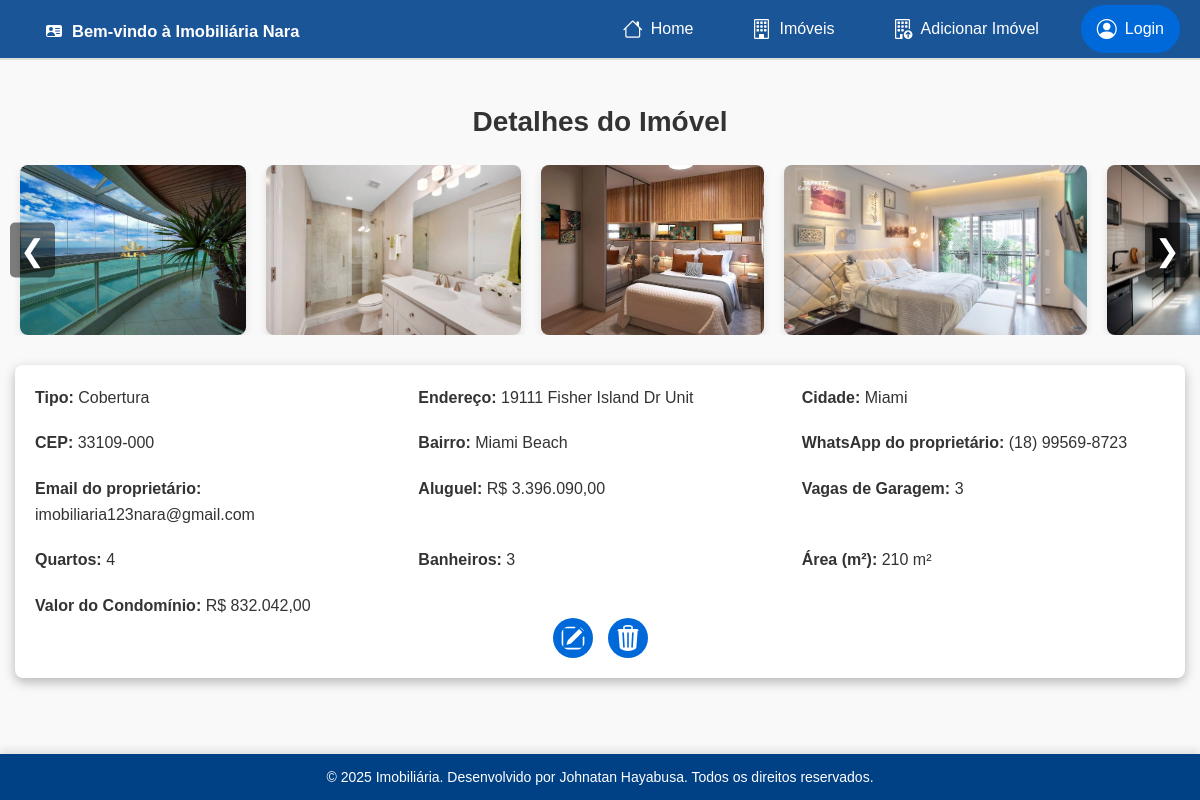
The app's page /pages/property_details.php?id=23 with its own data.
### tables this page shows
CREATE TABLE `property` (
  `id` int(11) NOT NULL,
  `type` varchar(50) NOT NULL,
  `address` varchar(255) NOT NULL,
  `city` varchar(100) NOT NULL,
  `postal_code` varchar(10) NOT NULL,
  `neighborhood` varchar(100) NOT NULL,
  `owner_whatsapp` varchar(20) NOT NULL,
  `owner_email` varchar(100) NOT NULL,
  `property_status` varchar(50) NOT NULL,
  `rent_value` decimal(10,2) DEFAULT NULL,
  `sale_value` decimal(10,2) DEFAULT NULL,
  `garage_spaces` int(11) NOT NULL,
  `bedrooms` int(11) NOT NULL,
  `bathrooms` int(11) NOT NULL,
  `area` int(11) NOT NULL,
  `condominium` tinyint(1) NOT NULL DEFAULT 0,
  `condominium_value` decimal(10,2) DEFAULT NULL,
  `created_at` timestamp NOT NULL DEFAULT current_timestamp(),
  `images` text DEFAULT NULL,
  `user_id` int(11) NOT NULL
);

### pages/property_details.php (the view, shortened to what this page needs)
<?php
include('../includes/db.php');
include('../includes/header.php');
if (isset($_GET['id'])) {
    $property_id = $_GET['id'];
    $sql = "SELECT * FROM property WHERE id = :id";
    $stmt = $pdo->prepare($sql);
    $stmt->execute([':id' => $property_id]);
    $property = $stmt->fetch();
    if ($property) {
?>
        <!DOCTYPE html>
        <html lang="pt-br">
        <head>
            <link rel="stylesheet" href="../assets/css/global.css">
            <link rel="stylesheet" href="../assets/css/property_details.css">
        </head>
        <body>
            <main>
                <h1>Detalhes do Imóvel</h1>
                <div class="property-carousel">
                    <div class="carousel-container">
                        <?php
                        if (isset($property['images']) && !empty($property['images'])) {
                            $images = explode(',', $property['images']);
                            foreach ($images as $image) {
                                $imagePath = '../uploads/' . $image;
                                if (file_exists($imagePath)) {
                                    echo "<img src='$imagePath' alt='Imagem do Imóvel' class='carousel-image'>";
                                } else {
                                    echo "<p class='image-error'>Imagem não encontrada.</p>";
                                }
                            }
                        } else {
                            echo "<p class='image-error'>Imagens não disponíveis para este imóvel.</p>";
                        }
                        ?>
                    </div>
                    <button class="carousel-prev" onclick="moveSlide(-1)">&#10094;</button>
                    <button class="carousel-next" onclick="moveSlide(1)">&#10095;</button>
                </div>
                <form action="update_property.php" method="POST" id="propertyForm">
                    <div class="property-details">
                        <div class="details-grid">
                            <div><strong>Tipo:</strong> <span class="editable-field" data-field="type"><?= $property['type'] ?></span></div>
                            <div><strong>Endereço:</strong> <span class="editable-field" data-field="address"><?= $property['address'] ?></span></div>
                            <div><strong>Cidade:</strong> <span class="editable-field" data-field="city"><?= $property['city'] ?></span></div>
                            <div><strong>CEP:</strong> <span class="editable-field" data-field="postal_code"><?= $property['postal_code'] ?></span></div>
                            <div><strong>Bairro:</strong> <span class="editable-field" data-field="neighborhood"><?= $property['neighborhood'] ?></span></div>
                            <div><strong>WhatsApp do proprietário:</strong> <span class="editable-field" data-field="owner_whatsapp"><?= $property['owner_whatsapp'] ?></span></div>
                            <div><strong>Email do proprietário:</strong> <span class="editable-field" data-field="owner_email"><?= $property['owner_email'] ?></span></div>
                            <?php if ($property['property_status'] == 'aluguel'): ?>
                                <div><strong>Aluguel:</strong> R$ <span class="editable-field" data-field="rent_value"><?= number_format($property['rent_value'], 2, ',', '.') ?></span></div>
                            <?php elseif ($property['property_status'] == 'venda'): ?>
                                <div><strong>Valor de Venda:</strong> R$ <span class="editable-field" data-field="sale_value"><?= number_format($property['sale_value'], 2, ',', '.') ?></span></div>
                            <?php endif; ?>
                            <div><strong>Vagas de Garagem:</strong> <span class="editable-field" data-field="garage_spaces"><?= $property['garage_spaces'] ?></span></div>
                            <div><strong>Quartos:</strong> <span class="editable-field" data-field="bedrooms"><?= $property['bedrooms'] ?></span></div>
                            <div><strong>Banheiros:</strong> <span class="editable-field" data-field="bathrooms"><?= $property['bathrooms'] ?></span></div>
                            <div><strong>Área (m²):</strong> <span class="editable-field" data-field="area"><?= $property['area'] ?> m²</span></div>
                            <?php if ($property['condominium'] == 1): ?>
                                <div><strong>Valor do Condomínio:</strong> R$ <span class="editable-field" data-field="condominium_value"><?= number_format($property['condominium_value'], 2, ',', '.') ?></span></div>
                            <?php endif; ?>
                        </div>
                        <div class="buttons-controll">
                        </div>
                    </div>
                </form>
            </main>
    <?php
    } else {
        echo "<p>Imóvel não encontrado.</p>";
    }
} else {
    echo "<p>ID do imóvel não especificado.</p>";
}
include('../includes/footer.php');
    ?>
        </body>
        </html>

### assets/css/global.css (style rules this page uses)
* { margin: 0; padding: 0; box-sizing: border-box; font-family: Arial, sans-serif; }
:root { --primary-color: #1a5598; --secondary-color: #6C757D; --background-color: #F8F9FA; --text-color: #333; --border-radius: 5px; }
body { background-color: var(--background-color); color: var(--text-color); line-height: 1.6; display: flex; flex-direction: column; min-height: 100vh; }
main { flex: 1; }
button { background: var(--primary-color); color: white; padding: 10px 15px; border: none; border-radius: var(--border-radius); cursor: pointer; transition: 0.3s; }

### assets/css/property_details.css (style rules this page uses)
* { margin: 0; padding: 0; box-sizing: border-box; }
body { font-family: 'Arial', sans-serif; background-color: #f9f9f9; color: #333; line-height: 1.6; }
main h1 { font-size: 28px; text-align: center; margin-top: 40px; margin-bottom: 20px; color: #333; }
.property-carousel { position: relative; max-width: 100%; margin: 0 auto 30px; overflow: hidden; }
.carousel-container { display: flex; transition: transform 0.5s ease; gap: 20px; margin-left: 20px; margin-right: 20px; }
.carousel-image { width: 100%; height: 170px; object-fit: contain; max-width: 600px; border-radius: 8px; box-shadow: 0 4px 8px rgba(0, 0, 0, 0.1); }
.carousel-prev, .carousel-next { position: absolute; top: 50%; transform: translateY(-50%); font-size: 30px; color: #fff; background-color: rgba(0, 0, 0, 0.5); border: none; padding: 10px; cursor: pointer; z-index: 10; }
.carousel-prev { left: 10px; }
.carousel-next { right: 10px; }
.property-details { background-color: #fff; border-radius: 8px; padding: 20px; box-shadow: 0 4px 12px rgba(0, 0, 0, 0.274); margin: 0 15px; margin-bottom: 30px; margin-top: 30px; }
.property-details .details-grid { display: grid; grid-template-columns: repeat(3, 1fr); gap: 20px; }
.property-details .details-grid div { font-size: 16px; color: #333; }
.buttons-controll { display: flex; justify-content: center; align-items: center; gap: 15px; }
.buttons-controll svg { background-color: #0069d9; color: #fff; border-radius: 50%; padding: 7px; cursor: pointer; width: 40px; height: 40px; display: flex; justify-content: center; align-items: center; transition: background-color 0.2s ease, transform 0.3s ease; }
.edit-button, .close-button { cursor: pointer; }

### records on screen
property: type "Cobertura", address "19111 Fisher Island Dr Unit", city "Miami", postal_code "33109-000", neighborhood "Miami Beach", owner_whatsapp "(18) 99569-8723", owner_email "imobiliaria123nara@gmail.com", rent_value "3.396.090,00", garage_spaces "3", bedrooms "4", bathrooms "3", area "210", condominium_value "832.042,00"

### other values on screen
$mensagemSaudacao "Bem-vindo à Imobiliária Nara"
